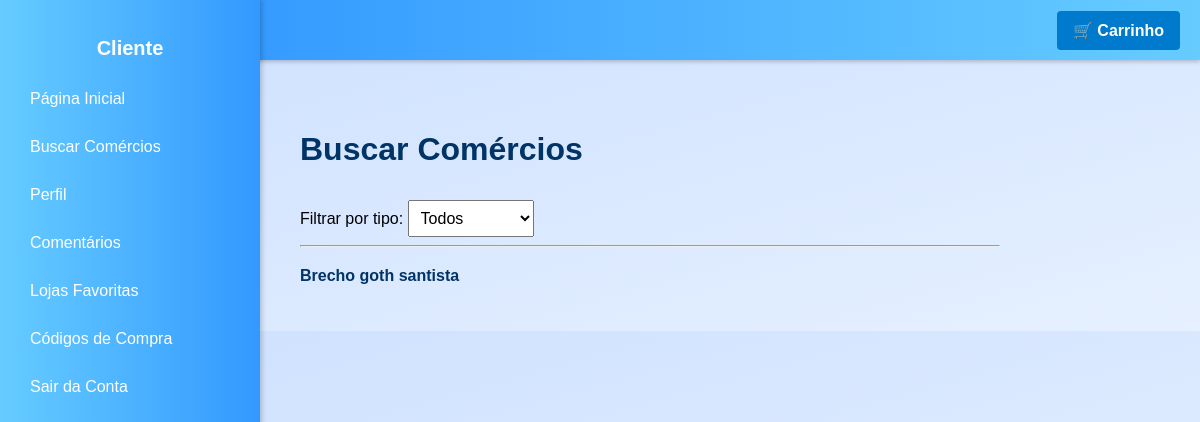
Page /buscar on the earlier database version.
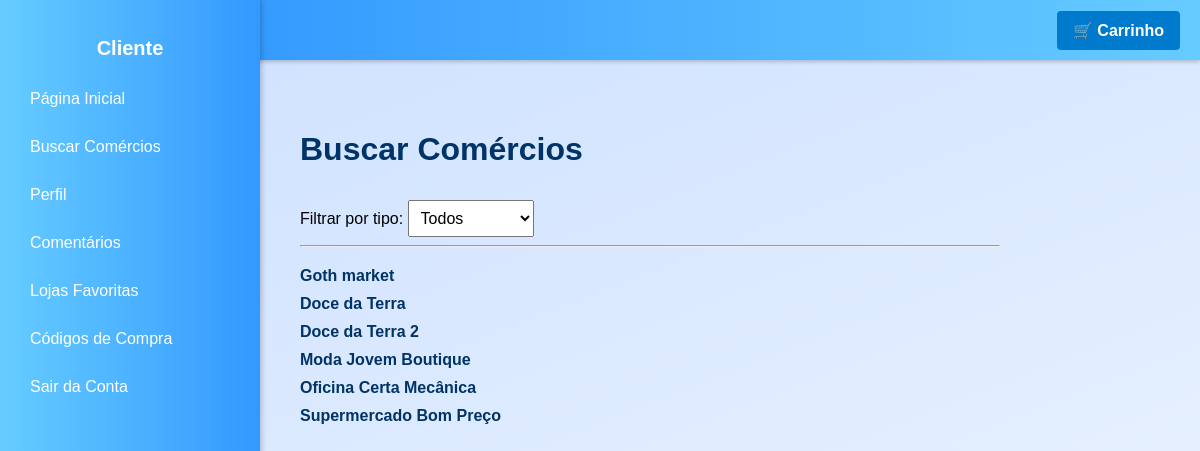
Same page on the later database version.
### core/models.py (models this page shows, shortened)
class Comercio(models.Model):
    user = models.OneToOneField(User, on_delete=models.CASCADE, null=True, blank=True)  # ADICIONE ISSO
    nome = models.CharField(max_length=100)
    email = models.EmailField()
    estabelecimento = models.CharField(max_length=100)
    cnpj = models.CharField(max_length=20, unique=True)
    senha = models.CharField(max_length=100)
    imagem = models.ImageField(upload_to='produtos/', blank=True, null=True)
    descricao = models.TextField(blank=True)
    tipo_comercio = models.CharField(
        max_length=50,
        choices=TIPOS_COMERCIO,
        default='Outros'
    )
    horario_funcionamento = models.CharField(max_length=100, blank=True)
    formas_pagamento = models.CharField(max_length=255, blank=True)
    endereco = models.CharField(max_length=255, blank=True)

### core/views.py (the view)
# urls.py: path('buscar', views.buscar_comercios, name='buscar_comercios'),
def buscar_comercios(request):
    tipo_selecionado = request.GET.get('tipo')  # Pega o tipo selecionado na URL
    if tipo_selecionado:
        comercios = Comercio.objects.filter(tipo_comercio=tipo_selecionado)
    else:
        comercios = Comercio.objects.all()
    return render(request, 'buscar_comercios.html', {
        'comercios': comercios,
        'tipos': TIPOS_COMERCIO,
        'tipo_selecionado': tipo_selecionado,
    })

### core/templates/buscar_comercios.html (shortened to what this page needs)
{% load static %}
<!DOCTYPE html>
<html lang="pt-br">
<head>
    <link rel="stylesheet" href="{% static 'css/buscar_comercios.css' %}">
</head>
<body>
    <div class="sidebar">
        <h2>Cliente</h2>
        <a href="{% url 'home_cliente' %}">Página Inicial</a>
        <a href="{% url 'buscar_comercios' %}">Buscar Comércios</a>
        <a href="{% url 'perfil_cliente' %}">Perfil</a>
        <a href="{% url 'comentario_cliente' %}">Comentários</a>
        <a href="{% url 'estabelecimento_favoritados' %}">Lojas Favoritas</a>
        <a href="{% url 'meus_codigos_compra' %}">Códigos de Compra</a>
        <a href="{% url 'home' %}">Sair da Conta</a>
    </div>
    <div class="topbar">
        <a href="{% url 'carrinho' %}" class="carrinho-btn">🛒 Carrinho</a>
    </div>
    <div class="main-wrapper">
        <div class="main-content">
            <h1>Buscar Comércios</h1>
            <form method="get" action="{% url 'buscar_comercios' %}">
                <label for="tipo">Filtrar por tipo:</label>
                <select name="tipo" id="tipo" onchange="this.form.submit()">
                    <option value="">Todos</option>
                </select>
            </form>
            <hr>
            {% if comercios %}
                <ul>
                    {% for comercio in comercios %}
                        <li>
                            <a href="{% url 'perfil_comercio_publico' comercio.id %}">
                                <strong>{{ comercio.estabelecimento }}</strong>
                            </a>
                        </li>
                    {% endfor %}
                </ul>
            {% else %}
                <p>Nenhum comércio encontrado.</p>
            {% endif %}
        </div>
    </div>
</body>
</html>

Differences in the rows shown:
changed Comercio: estabelecimento "Brecho goth santista" → "Goth market"
added Comercio: estabelecimento "Doce da Terra"
added Comercio: estabelecimento "Doce da Terra 2"
added Comercio: estabelecimento "Moda Jovem Boutique"
added Comercio: estabelecimento "Oficina Certa Mecânica"
added Comercio: estabelecimento "Supermercado Bom Preço"
